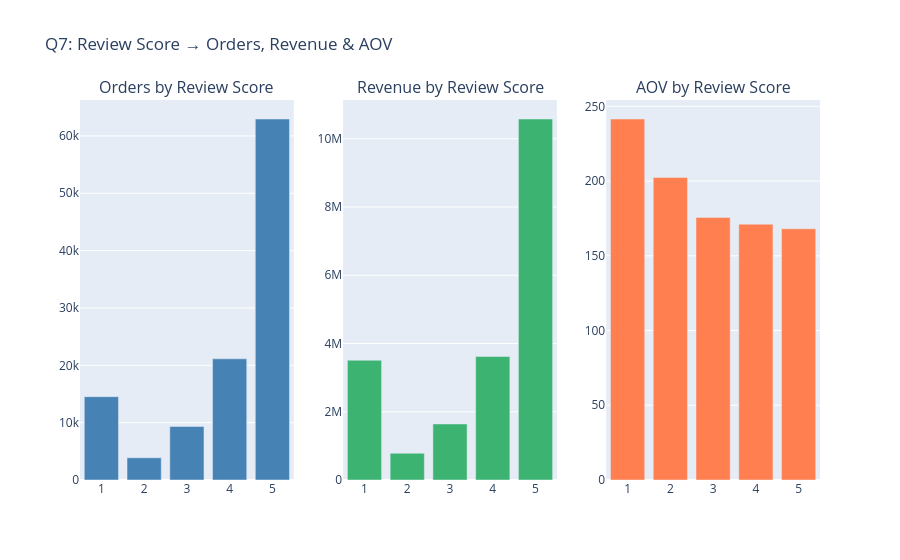

Source (notebook cell):
### Code cell
# =============================================================================
# 12. REVIEW SCORE DISTRIBUTION → REVENUE & AOV IMPACT# 
# =============================================================================

df_reviews = load_table('stg_order_reviews')[['order_id', 'review_score']]
df_reviews = df_reviews.drop_duplicates('order_id')

review_perf = (
    df_fct_with_payment
    .merge(df_reviews, on='order_id', how='left')
    .groupby('review_score')
    .agg(
        num_orders=('order_id', 'count'),
        total_revenue=('total_order_payment', 'sum')
    )
    .reset_index()
)
review_perf['aov'] = review_perf['total_revenue'] / review_perf['num_orders']
review_perf['pct'] = (review_perf['num_orders'] / review_perf['num_orders'].sum() * 100).round(1)

print("Q7: Review Score Performance Table:")
display(review_perf)

fig = make_subplots(rows=1, cols=3,
                    subplot_titles=['Orders by Review Score', 'Revenue by Review Score', 'AOV by Review Score'])
scores = review_perf['review_score'].astype(str)
fig.add_trace(go.Bar(x=scores, y=review_perf['num_orders'], name='Orders', marker_color='steelblue'), row=1, col=1)
fig.add_trace(go.Bar(x=scores, y=review_perf['total_revenue'], name='Revenue', marker_color='mediumseagreen'), row=1, col=2)
fig.add_trace(go.Bar(x=scores, y=review_perf['aov'], name='AOV', marker_color='coral'), row=1, col=3)
fig.update_layout(title_text='Q7: Review Score → Orders, Revenue & AOV', showlegend=False)
fig.show()

print("""
INSIGHT: Score 5 generates highest orders and revenue (positive correlation).
AOV is higher for low scores — expensive items tend to get poorer reviews.
Improving delivery speed for high-value items is key.
""")

### Figure 1 — Plotly figure (JSON) as saved in the notebook; plotly's stock layout.template omitted (floating-point values rounded to 4 significant figures)
{"data": [{"marker": {"color": "steelblue"}, "name": "Orders", "type": "bar", "x": ["1", "2", "3", "4", "5"], "xaxis": "x", "y": [14531, 3871, 9348, 21132, 62950], "yaxis": "y"}, {"marker": {"color": "mediumseagreen"}, "name": "Revenue", "type": "bar", "x": ["1", "2", "3", "4", "5"], "xaxis": "x2", "y": [3509000.0, 783500.0, 1642000.0, 3617000.0, 10580000.0], "yaxis": "y2"}, {"marker": {"color": "coral"}, "name": "AOV", "type": "bar", "x": ["1", "2", "3", "4", "5"], "xaxis": "x3", "y": [241.5, 202.4, 175.7, 171.2, 168.1], "yaxis": "y3"}], "layout": {"annotations": [{"font": {"size": 16}, "showarrow": false, "text": "Orders by Review Score", "x": 0.1444, "xanchor": "center", "xref": "paper", "y": 1, "yanchor": "bottom", "yref": "paper"}, {"font": {"size": 16}, "showarrow": false, "text": "Revenue by Review Score", "x": 0.5, "xanchor": "center", "xref": "paper", "y": 1, "yanchor": "bottom", "yref": "paper"}, {"font": {"size": 16}, "showarrow": false, "text": "AOV by Review Score", "x": 0.8556, "xanchor": "center", "xref": "paper", "y": 1, "yanchor": "bottom", "yref": "paper"}], "showlegend": false, "title": {"text": "Q7: Review Score → Orders, Revenue & AOV"}, "xaxis": {"anchor": "y", "domain": [0, 0.2889]}, "xaxis2": {"anchor": "y2", "domain": [0.3556, 0.6444]}, "xaxis3": {"anchor": "y3", "domain": [0.7111, 1]}, "yaxis": {"anchor": "x", "domain": [0, 1]}, "yaxis2": {"anchor": "x2", "domain": [0, 1]}, "yaxis3": {"anchor": "x3", "domain": [0, 1]}}}
